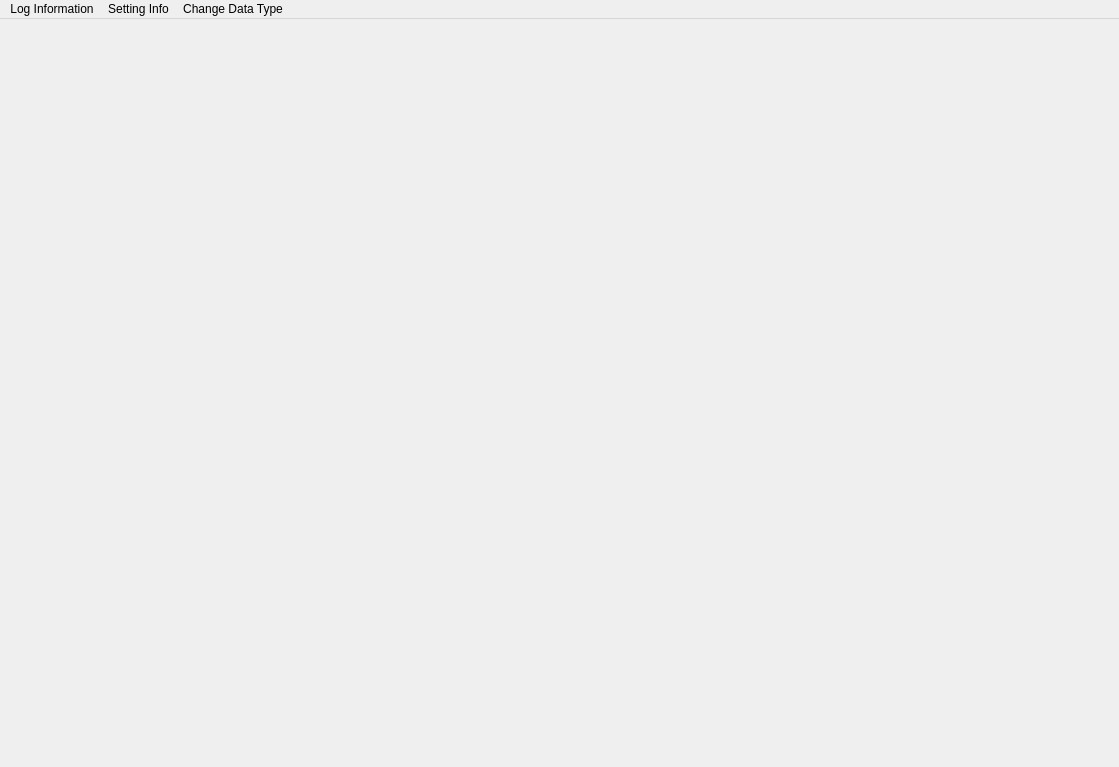
<?xml version="1.0" encoding="UTF-8"?>
<ui version="4.0">
 <class>MainWindow</class>
 <widget class="QMainWindow" name="MainWindow">
  <property name="geometry">
   <rect>
    <x>0</x>
    <y>0</y>
    <width>1119</width>
    <height>767</height>
   </rect>
  </property>
  <property name="windowTitle">
   <string>MainWindow</string>
  </property>
  <widget class="QWidget" name="centralwidget">
   <layout class="QGridLayout" name="gridLayout_3"/>
  </widget>
  <widget class="QMenuBar" name="menuBar">
   <property name="geometry">
    <rect>
     <x>0</x>
     <y>0</y>
     <width>1119</width>
     <height>28</height>
    </rect>
   </property>
   <widget class="QMenu" name="menuLog_Information">
    <property name="title">
     <string>Log Information</string>
    </property>
    <addaction name="separator"/>
   </widget>
   <widget class="QMenu" name="menuSetting_Info">
    <property name="title">
     <string>Setting Info</string>
    </property>
   </widget>
   <widget class="QMenu" name="menuChange_Data_Type">
    <property name="title">
     <string>Change Data Type</string>
    </property>
   </widget>
   <addaction name="menuLog_Information"/>
   <addaction name="menuSetting_Info"/>
   <addaction name="menuChange_Data_Type"/>
  </widget>
 </widget>
 <resources/>
 <connections/>
</ui>
